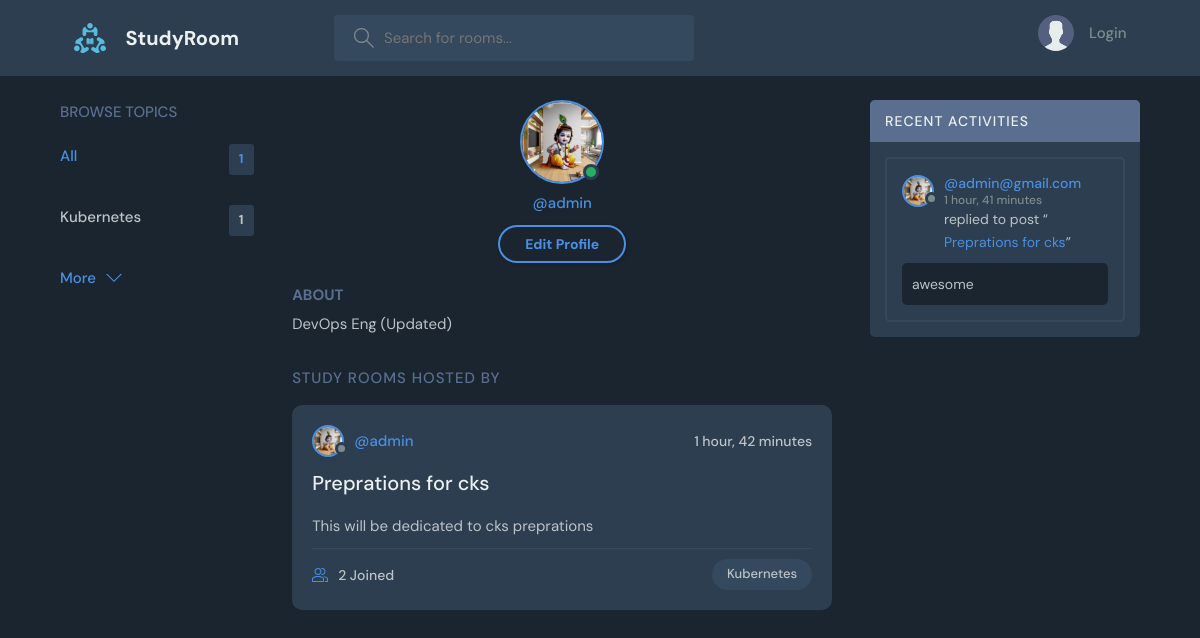
Page /profile/1/ on the committed database.
### base/models.py (models this page shows, shortened)
class Topic(models.Model):
    name = models.CharField(max_length=200)

class User(AbstractUser):
    name = models.CharField(max_length=200, null=True)
    email = models.EmailField(unique=True, null=True)
    bio = models.TextField(null=True)
    avtar = models.ImageField(null=True, default="avatar.svg")
    USERNAME_FIELD = "email"
    REQUIRED_FIELDS = []

class Room(models.Model):
    host = models.ForeignKey(User, on_delete=models.SET_NULL, null=True)
    topic = models.ForeignKey(Topic, on_delete=models.SET_NULL, null=True)
    name = models.CharField(max_length=200)
    description = models.TextField(null=True, blank=True)
    participants = models.ManyToManyField(User, related_name="participants", blank=True)
    updated = models.DateTimeField(auto_now=True)
    created = models.DateTimeField(auto_now_add=True)
    class Meta:
        ordering = ["-updated", "-created"]

class Message(models.Model):
    user = models.ForeignKey(User, on_delete=models.CASCADE)
    room = models.ForeignKey(Room, on_delete=models.CASCADE)
    body = models.TextField()
    updated = models.DateTimeField(auto_now=True)
    created = models.DateTimeField(auto_now_add=True)
    def __str__(self):
        return self.body[:50]
    class Meta:
        ordering = ["-updated", "-created"]

### base/views.py (the view)
# urls.py: path("profile/<str:pk>/", views.userProfile, name="user-profile"),
def userProfile(request, pk):
    profile = User.objects.get(id=pk)
    rooms = profile.room_set.all()
    room_count = rooms.count()
    room_messages = profile.message_set.all()
    topics = Topic.objects.all()
    context = {
        "user": profile,
        "rooms": rooms,
        "room_count": room_count,
        "topics": topics,
        "room_messages": room_messages,
    }
    return render(request, "base/profile.html", context)

### base/templates/base/profile.html (shortened to what this page needs)
{% extends "main.html" %} {% block content %}
<main class="profile-page layout layout--3">
  <div class="container">
    {% include "base/topic_component.html" %}
    <div class="roomList">
      <div class="profile">
        <div class="profile__avatar">
          <div class="avatar avatar--large active">
            <img src="{{ user.avtar.url }}" />
          </div>
        </div>
        <div class="profile__info">
          <p>@{{user.username}}</p>
          <a href="{% url 'update-user' %}" class="btn btn--main btn--pill"
            >Edit Profile</a
          >
        </div>
        <div class="profile__about">
          <h3>About</h3>
          <p>{{user.bio}}</p>
        </div>
      </div>
      <div class="roomList__header">
        <div>
          <h2>Study Rooms Hosted by</h2>
        </div>
      </div>
      {% include "base/feed_component.html" %}
    </div>
    {% include "base/activity_component.html" %}
  </div>
</main>
{% endblock content %}

### templates/main.html (shortened to what this page needs)
<!DOCTYPE html>
{% load static %}
<html lang="en">
  <head>
    <link rel="stylesheet" href="{% static 'styles/style.css' %}" />
  </head>
  <body>
    {% include 'navbar.html' %} {% block content %} {% endblock %}
  </body>
</html>

### templates/navbar.html (shortened to what this page needs)
{% load static %}
<header class="header header--loggedIn">
  <div class="container">
    <a href="{% url 'home'%}" class="header__logo">
      <img src="{% static 'images/logo.svg' %}" />
      <h1>StudyRoom</h1>
    </a>
    <form class="header__search" action={% url 'home'%} method="GET">
      <label>
        <input  name="q" placeholder="Search for rooms..." />
      </label>
    </form>
    <nav class="header__menu">
      {% if request.user.is_authenticated %}
      <div class="header__user">
        <a href="{% url 'user-profile' request.user.id %}">
          <div class="avatar avatar--medium active">
            <img src="{{ request.user.avtar.url }}" />
          </div>
          <p>{{user.name}} <span>@{{user.username}}</span></p>
        </a>
        <button class="dropdown-button">
          <svg
            version="1.1"
            xmlns="http://www.w3.org/2000/svg"
            width="32"
            height="32"
            viewBox="0 0 32 32"
          >
            <title>chevron-down</title>
            <path d="M16 21l-13-13h-3l16 16 16-16h-3l-13 13z"></path>
          </svg>
        </button>
      </div>
      {% else %}
      <a href="{% url 'login' %}">
            <img src="{% static 'images/avatar.svg' %}" />
            <p>Login</p>
          </a>
        {% endif %}
    </nav>
  </div>
</header>

### base/templates/base/topic_component.html
<div class="topics">
  <div class="topics__header">
    <h2>Browse Topics</h2>
  </div>
  <ul class="topics__list">
    <li>
      <a href="{% url 'home' %}" class="active"
        >All <span>{{ room_count }}</span></a
      >
    </li>
    {% for topic in topics %}
    <li>
      <a href="{% url 'home' %}?q={{ topic.name }}">
        {{ topic.name }} <span>{{ topic.room_set.all.count }}</span>
      </a>
    </li>
    {% endfor %}
  </ul>
  <a class="btn btn--link" href="{% url 'topics' %}">
    More
    <svg
      version="1.1"
      xmlns="http://www.w3.org/2000/svg"
      width="32"
      height="32"
      viewBox="0 0 32 32"
    >
      <title>chevron-down</title>
      <path d="M16 21l-13-13h-3l16 16 16-16h-3l-13 13z"></path>
    </svg>
  </a>
</div>

### base/templates/base/feed_component.html (shortened to what this page needs)
{% for room in rooms %}
<div class="roomListRoom">
  <div class="roomListRoom__header">
    <a
      href="{% url 'user-profile' room.host.id %}"
      class="roomListRoom__author"
    >
      <div class="avatar avatar--small">
        <img src="{{ room.host.avtar.url }}" />
      </div>
      <span>@{{ room.host.username }}</span>
    </a>
    <div class="roomListRoom__actions">
      <span>{{room.created|timesince}}</span>
    </div>
  </div>
  <div class="roomListRoom__content">
    <a href="{% url 'room' room.id %}">{{ room.name }}</a>
    <p>{{ room.description}}</p>
  </div>
  <div class="roomListRoom__meta">
    <a href="{% url 'room' room.id %}" class="roomListRoom__joined">
      {{room.participants.all.count}} Joined
    </a>
    <p class="roomListRoom__topic">{{ room.topic.name }}</p>
  </div>
</div>
{% endfor %}

### base/templates/base/activity_component.html (shortened to what this page needs)
<div class="activities">
  <div class="activities__header">
    <h2>Recent Activities</h2>
  </div>
  {% for message in room_messages %}
  <div class="activities__box">
    <div class="activities__boxHeader roomListRoom__header">
      <a
        href="{% url 'user-profile' message.user.id %}"
        class="roomListRoom__author"
      >
        <div class="avatar avatar--small">
          <img src="{{ message.user.avtar.url}}" />
        </div>
        <p>
          @{{message.user}}
          <span>{{message.created | timesince}}</span>
        </p>
      </a>
    </div>
    <div class="activities__boxContent">
      <p>replied to post “<a href="room.html">{{message.room.name}}</a>”</p>
      <div class="activities__boxRoomContent">{{message}}</div>
    </div>
  </div>
  {% endfor %}
</div>

### rows in the picture
Topic: name "Kubernetes", room_set.all.count "1"
User: avtar (picture), username "admin", bio "DevOps Eng (Updated)"
Room: host.avtar (picture), host.username "admin", created "1 hour, 42 minutes", name "Preprations for cks", description "This will be dedicated to cks preprations", participants.all.count "2", topic.name "Kubernetes"
Message: user.avtar (picture), user "admin@gmail.com", created "1 hour, 41 minutes", room.name "Preprations for cks", body "awesome"

### other values in the picture
{{ room_count }} "1"
